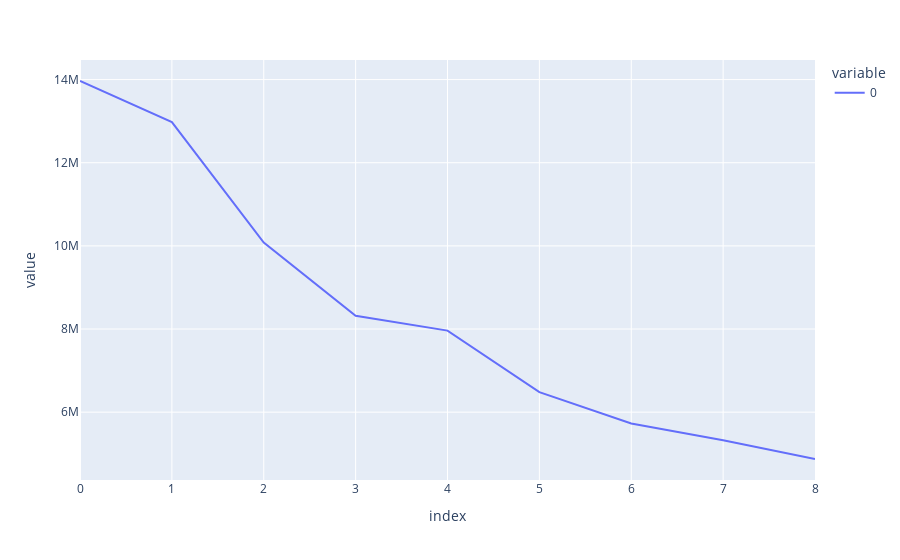

Write notebook code for a chart like this one.
### Code cell
#Plotting the inertias
import plotly.express as px 
fig = px.line(inertias)
fig.show()

### Figure 1 — Plotly figure (JSON) as saved in the notebook; plotly's stock layout.template omitted (floating-point values rounded to 4 significant figures)
{"data": [{"hovertemplate": "variable=0<br>index=%{x}<br>value=%{y}<extra></extra>", "legendgroup": "0", "line": {"color": "#636efa", "dash": "solid"}, "marker": {"symbol": "circle"}, "mode": "lines", "name": "0", "orientation": "v", "showlegend": true, "type": "scatter", "x": [0, 1, 2, 3, 4, 5, 6, 7, 8], "xaxis": "x", "y": [13970000.0, 12980000.0, 10080000.0, 8317000.0, 7962000.0, 6483000.0, 5729000.0, 5322000.0, 4873000.0], "yaxis": "y"}], "layout": {"legend": {"title": {"text": "variable"}, "tracegroupgap": 0}, "margin": {"t": 60}, "xaxis": {"anchor": "y", "domain": [0, 1], "title": {"text": "index"}}, "yaxis": {"anchor": "x", "domain": [0, 1], "title": {"text": "value"}}}}
